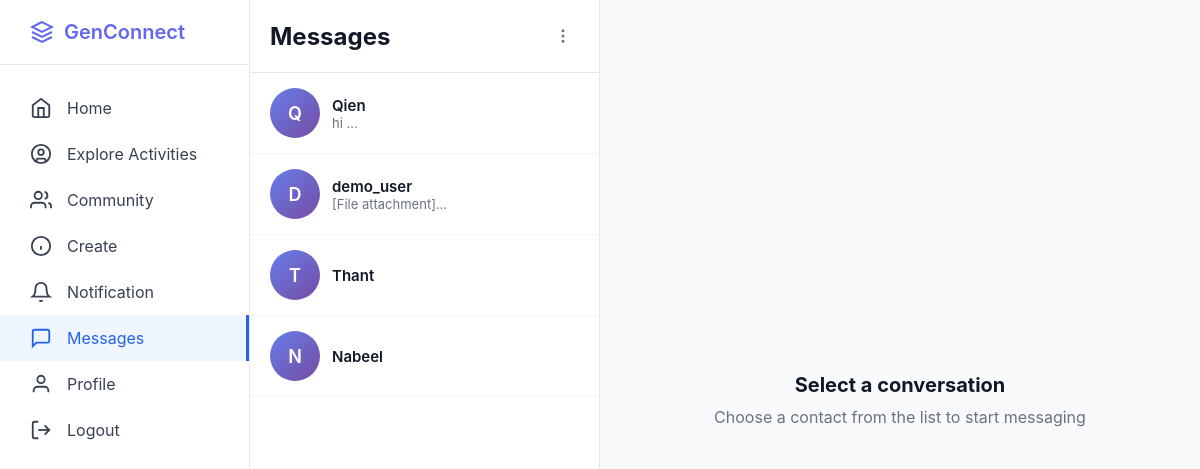
Screenshot of /messages (signed in) with the database file from the repository.
### app.py (models this page shows, shortened)
class User(db.Model):
    __tablename__ = 'users'
    id = db.Column(db.Integer, primary_key=True)
    username = db.Column(db.String(80), unique=True, nullable=False)
    email = db.Column(db.String(120), unique=True, nullable=False)
    password_hash = db.Column(db.String(255), nullable=False)
    bio = db.Column(db.Text, nullable=True)
    interests = db.Column(db.String(255), nullable=True)
    profile_picture = db.Column(db.String(255), default='default.jpg')
    banner_image = db.Column(db.String(255), default='default_banner.jpg')
    member_type = db.Column(db.String(50), default='Youth Member')
    created_at = db.Column(db.DateTime, default=datetime.utcnow)
    posts = db.relationship('Post', backref='author', lazy=True, cascade='all, delete-orphan')
    comments = db.relationship('Comment', backref='author', lazy=True, cascade='all, delete-orphan')
    likes = db.relationship('Like', backref='user', lazy=True, cascade='all, delete-orphan')
    followers = db.relationship(
        'Follow',
        foreign_keys='Follow.followed_id',
        backref='followed_user',
        lazy='dynamic',
        cascade='all, delete-orphan'
    )
    following = db.relationship(
        'Follow',
        foreign_keys='Follow.follower_id',
        backref='follower_user',
        lazy='dynamic',
        cascade='all, delete-orphan'
    )
    community_memberships = db.relationship('CommunityMember', backref='user', lazy=True, cascade='all, delete-orphan')
    sent_messages = db.relationship(
        'Message',
        foreign_keys='Message.sender_id',
        backref='sender',
        lazy='dynamic',
        cascade='all, delete-orphan'
    )
    received_messages = db.relationship(
        'Message',
        foreign_keys='Message.receiver_id',
        backref='receiver',
        lazy='dynamic',
        cascade='all, delete-orphan'
    )
    contacts_initiated = db.relationship(
        'Contact',
        foreign_keys='Contact.user_id',
        backref='user',
        lazy='dynamic',
        cascade='all, delete-orphan'
    )
    contacts_received = db.relationship(
        'Contact',
        foreign_keys='Contact.contact_user_id',
        backref='contact_user',
        lazy='dynamic',
        cascade='all, delete-orphan'
    )
    def get_contacts(self):
        contacts = Contact.query.filter(
            or_(
                and_(Contact.user_id == self.id, Contact.status == 'accepted'),
                and_(Contact.contact_user_id == self.id, Contact.status == 'accepted')
            )
        ).all()
        contact_users = []
        for contact in contacts:
            if contact.user_id == self.id:
                contact_users.append(contact.contact_user)
            else:
                contact_users.append(contact.user)
        return contact_users

class Message(db.Model):
    __tablename__ = 'messages'
    id = db.Column(db.Integer, primary_key=True)
    sender_id = db.Column(db.Integer, db.ForeignKey('users.id'), nullable=False)
    receiver_id = db.Column(db.Integer, db.ForeignKey('users.id'), nullable=False)
    content = db.Column(db.Text, nullable=False)
    is_read = db.Column(db.Boolean, default=False)
    created_at = db.Column(db.DateTime, default=datetime.utcnow)
    updated_at = db.Column(db.DateTime, default=datetime.utcnow, onupdate=datetime.utcnow)

### app.py (the view)
@app.route('/messages')
def messages():
    if 'user_id' not in session:
        return redirect(url_for('login'))
    current_user = User.query.get_or_404(session['user_id'])
    contacts = current_user.get_contacts()
    conversations = []
    for contact in contacts:
        last_message = Message.query.filter(
            or_(
                and_(Message.sender_id == current_user.id, Message.receiver_id == contact.id),
                and_(Message.sender_id == contact.id, Message.receiver_id == current_user.id)
            )
        ).order_by(Message.created_at.desc()).first()
        unread_count = Message.query.filter_by(
            sender_id=contact.id,
            receiver_id=current_user.id,
            is_read=False
        ).count()
        conversations.append({
            'contact': contact,
            'last_message': last_message,
            'unread_count': unread_count
        })
    conversations.sort(key=lambda x: x['last_message'].created_at if x['last_message'] else datetime.min, reverse=True)
    return render_template('messages.html', conversations=conversations, current_user=current_user)

### templates/messages.html (shortened to what this page needs)
<!DOCTYPE html>
<html lang="en">
<head>
</head>
<body>
<div class="container">
    <aside class="sidebar">
        <div class="sidebar-logo">
            <a href="/" class="logo">
                <svg viewBox="0 0 24 24" fill="none" stroke="currentColor" stroke-width="2">
                    <path d="M12 2L2 7l10 5 10-5-10-5z"/>
                    <path d="M2 17l10 5 10-5"/>
                    <path d="M2 12l10 5 10-5"/>
                </svg>
                <span>GenConnect</span>
            </a>
        </div>
        <ul class="sidebar-nav">
            <li>
                <a href="/home">
                    <svg viewBox="0 0 24 24" fill="none" stroke="currentColor" stroke-width="2">
                        <path d="m3 9 9-7 9 7v11a2 2 0 0 1-2 2H5a2 2 0 0 1-2-2z"/>
                        <polyline points="9 22 9 12 15 12 15 22"/>
                    </svg>
                    <span>Home</span>
                </a>
            </li>
            <li>
                <a href="#">
                    <svg viewBox="0 0 24 24" fill="none" stroke="currentColor" stroke-width="2">
                        <circle cx="12" cy="12" r="10"/>
                        <circle cx="12" cy="10" r="3"/>
                        <path d="M7 20.662V19a2 2 0 0 1 2-2h6a2 2 0 0 1 2 2v1.662"/>
                    </svg>
                    <span>Explore Activities</span>
                </a>
            </li>
            <li>
                <a href="#">
                    <svg viewBox="0 0 24 24" fill="none" stroke="currentColor" stroke-width="2">
                        <path d="M17 21v-2a4 4 0 0 0-4-4H5a4 4 0 0 0-4 4v2"/>
                        <circle cx="9" cy="7" r="4"/>
                        <path d="M23 21v-2a4 4 0 0 0-3-3.87"/>
                        <path d="M16 3.13a4 4 0 0 1 0 7.75"/>
                    </svg>
                    <span>Community</span>
                </a>
            </li>
            <li>
                <a href="#">
                    <svg viewBox="0 0 24 24" fill="none" stroke="currentColor" stroke-width="2">
                        <circle cx="12" cy="12" r="10"/>
                        <line x1="12" y1="16" x2="12" y2="12"/>
                        <line x1="12" y1="8" x2="12.01" y2="8"/>
                    </svg>
                    <span>Create</span>
                </a>
            </li>
            <li>
                <a href="#">
                    <svg viewBox="0 0 24 24" fill="none" stroke="currentColor" stroke-width="2">
                        <path d="M18 8A6 6 0 0 0 6 8c0 7-3 9-3 9h18s-3-2-3-9"/>
                        <path d="M13.73 21a2 2 0 0 1-3.46 0"/>
                    </svg>
                    <span>Notification</span>
                </a>
            </li>
            <li>
                <a href="/messages" class="active">
                    <svg viewBox="0 0 24 24" fill="none" stroke="currentColor" stroke-width="2">
                        <path d="M21 15a2 2 0 0 1-2 2H7l-4 4V5a2 2 0 0 1 2-2h14a2 2 0 0 1 2 2z"/>
                    </svg>
                    <span>Messages</span>
                </a>
            </li>
            <li>
                <a href="/profile">
                    <svg viewBox="0 0 24 24" fill="none" stroke="currentColor" stroke-width="2">
                        <path d="M20 21v-2a4 4 0 0 0-4-4H8a4 4 0 0 0-4 4v2"/>
                        <circle cx="12" cy="7" r="4"/>
                    </svg>
                    <span>Profile</span>
                </a>
            </li>
            <li>
                <a href="/logout">
                    <svg viewBox="0 0 24 24" fill="none" stroke="currentColor" stroke-width="2">
                        <path d="M9 21H5a2 2 0 0 1-2-2V5a2 2 0 0 1 2-2h4"/>
                        <polyline points="16 17 21 12 16 7"/>
                        <line x1="21" y1="12" x2="9" y2="12"/>
                    </svg>
                    <span>Logout</span>
                </a>
            </li>
        </ul>
    </aside>
    <div class="messages-container">
        <div class="conversations-sidebar">
            <div class="conversations-header">
                <h2>Messages</h2>
                <div class="header-icon" id="conversationMenuBtn" title="More Options">
                    <svg width="18" height="18" viewBox="0 0 24 24" fill="none" stroke="currentColor" stroke-width="2">
                        <circle cx="12" cy="12" r="1"/>
                        <circle cx="12" cy="5" r="1"/>
                        <circle cx="12" cy="19" r="1"/>
                    </svg>
                </div>
            </div>
            <div class="conversations-list">
                {% if conversations %}
                    {% for conv in conversations %}
                    <a href="/messages/{{ conv.contact.id }}" class="conversation-item">
                        <div class="conversation-avatar">
                            {{ conv.contact.username[0].upper() }}
                        </div>
                        <div class="conversation-info">
                            <div class="conversation-name">{{ conv.contact.username }}</div>
                            {% if conv.last_message %}
                            <div style="font-size: 13px; color: #6b7280;">
                                {{ conv.last_message.content[:30] }}...
                            </div>
                            {% endif %}
                        </div>
                    </a>
                    {% endfor %}
                {% else %}
                    <div style="padding: 20px; text-align: center; color: #9ca3af;">
                        No contacts yet. Add a contact to start messaging!
                    </div>
                {% endif %}
            </div>
        </div>
        <div class="empty-state">
            <h3>Select a conversation</h3>
            <p>Choose a contact from the list to start messaging</p>
        </div>
    </div>
</div>
</body>
</html>

### templates/messages.html (style rules this page uses)
* { margin: 0; padding: 0; box-sizing: border-box; }
body { font-family: -apple-system, BlinkMacSystemFont, 'Segoe UI', Roboto, sans-serif; background-color: #f5f5f5; }
.container { display: flex; height: 100vh; }
.sidebar { position: fixed; left: 0; top: 0; width: 250px; height: 100vh; background-color: white; border-right: 1px solid #e5e7eb; padding: 20px 0; }
.sidebar-logo { padding: 0 30px 20px; border-bottom: 1px solid #e5e7eb; margin-bottom: 20px; }
.logo { display: flex; align-items: center; gap: 10px; font-size: 20px; font-weight: 600; color: #6366f1; text-decoration: none; }
.logo svg { width: 24px; height: 24px; }
.sidebar-nav { list-style: none; }
.sidebar-nav a { display: flex; align-items: center; gap: 15px; padding: 12px 30px; text-decoration: none; color: #374151; transition: background-color 0.2s; }
.sidebar-nav a.active { background-color: #eff6ff; color: #2563eb; border-right: 3px solid #2563eb; }
.sidebar-nav svg { width: 22px; height: 22px; }
.messages-container { margin-left: 250px; flex: 1; display: flex; background-color: #f9fafb; }
.conversations-sidebar { width: 350px; background: white; border-right: 1px solid #e5e7eb; position: relative; }
.conversations-header { padding: 20px; border-bottom: 1px solid #e5e7eb; display: flex; justify-content: space-between; align-items: center; }
.conversations-header h2 { font-size: 24px; font-weight: 700; color: #111827; }
.header-icon { width: 32px; height: 32px; border-radius: 50%; display: flex; align-items: center; justify-content: center; cursor: pointer; transition: background-color 0.2s; color: #6b7280; }
.conversations-list { overflow-y: auto; }
.conversation-item { display: flex; align-items: center; gap: 12px; padding: 15px 20px; border-bottom: 1px solid #f3f4f6; cursor: pointer; transition: background-color 0.2s; text-decoration: none; color: inherit; }
.conversation-avatar { width: 50px; height: 50px; border-radius: 50%; background: linear-gradient(135deg, #667eea 0%, #764ba2 100%); display: flex; align-items: center; justify-content: center; color: white; font-weight: 600; font-size: 18px; }
.conversation-info { flex: 1; }
.conversation-name { font-weight: 600; color: #111827; font-size: 15px; }
.empty-state { flex: 1; display: flex; flex-direction: column; align-items: center; justify-content: center; padding: 40px; text-align: center; }
.empty-state h3 { font-size: 20px; color: #111827; margin-bottom: 10px; }
.empty-state p { color: #6b7280; }

### rows the page displays
User: contact "Q", contact.username "Qien"
Message: last_message "hi"
User: contact "D", contact.username "demo_user"
Message: last_message "[File attachment]"
User: contact "T", contact.username "Thant"
User: contact "N", contact.username "Nabeel"
